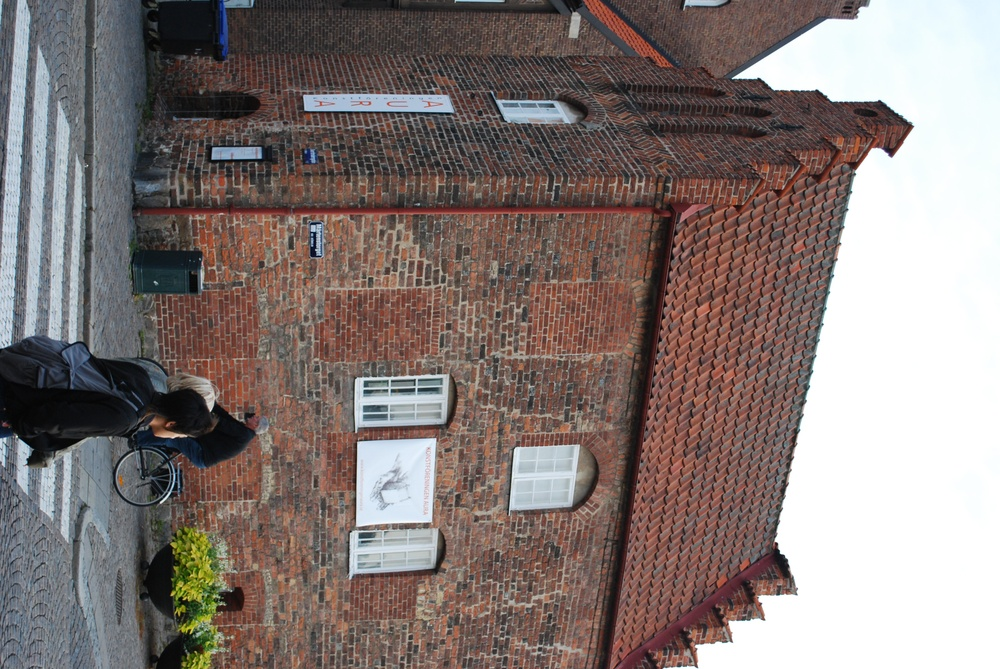
%> input picture assignment4/house1.jpg, 1000 x 669 px, shrunk from 3872 x 2592 before the run
$ octave computerExercise1.m   (GNU Octave 9; MATLAB toolbox functions it lacks are replaced by stand-ins)
%> lines starting %> are read from the running program, lines starting %| are printed output that depends on the picture
### assignment4/pflat.m
function out = pflat(coordinates)
    last_row = coordinates(end,:);
    dimension_of_input = size(coordinates);
    division_term = repmat(last_row,dimension_of_input(1),1);
    out = coordinates./ division_term;
end

### assignment4/computerExercise1.m

clear all
close all
load('compEx1data.mat')
%variables
iterations = 10;
points_subset_planes = 3;


X= pflat(X);
total_points = length(X);


%Least squares calculations
plane = leastSquare(X,"overall");


%Ransac
best_inlier_indicies = [];
best_sum = 0;
best_plane=[];

for i =1 : iterations
    randind = randi(total_points,[points_subset_planes,1]);
    plane = null (X (:, randind )');
    plane = plane ./ norm ( plane (1:3));
    inliers = abs ( plane'* X ) <= 0.1;
    total_inlier = sum(inliers);
    inidicies = find(inliers==1);
    if (best_sum<= total_inlier)
       best_sum = total_inlier;
       best_plane = plane;
       best_inlier_indicies = inliers;
    end
end
X_inliers_ransac= X(:,best_inlier_indicies);
ransac_rms = sqrt ( sum (( plane'* X_inliers_ransac).^2)/ size (X_inliers_ransac,2))
%plot
figure;
histogram(abs(plane'*X_inliers_ransac),100);
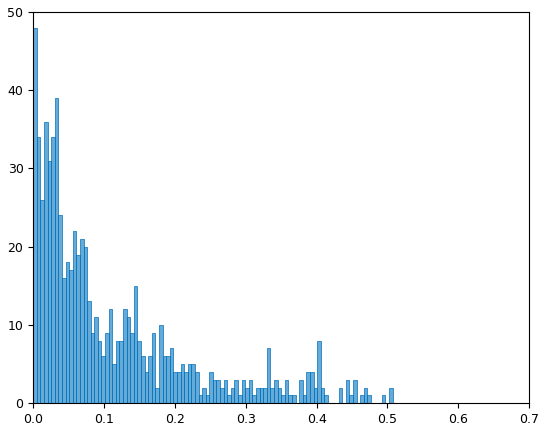
%> figure redrawn from the program's plot data; tallest bar 48 high, from x = 0 to 0.00507


%Least squares on the ransac inliers
plane = leastSquare(X_inliers_ransac,"Ransac");
%plot
figure;
histogram(abs(plane'*X_inliers_ransac),100);
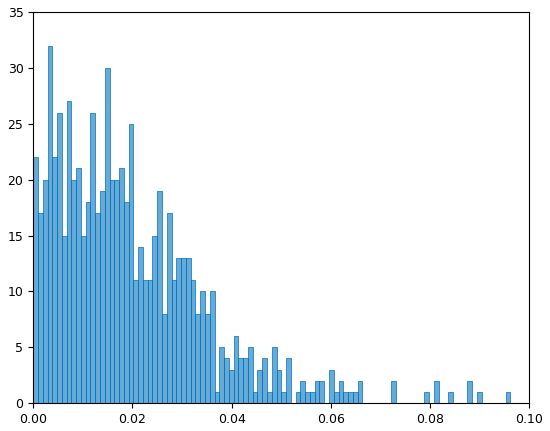
%> figure redrawn from the program's plot data; tallest bar 32 high, from x = 0.00289 to 0.00385

%inlier projection
P1 = cell2mat(P(1));
P2 = cell2mat(P(2));
x1 =pflat( P1* X_inliers_ransac);
x2 = pflat(P2 *X_inliers_ransac);
im1=imread('house1.jpg');
%> im1 is the input picture: size 669x1000x3 uint8; mean R, G, B 133.2, 121.6, 118.5
im2=imread('house2.jpg');
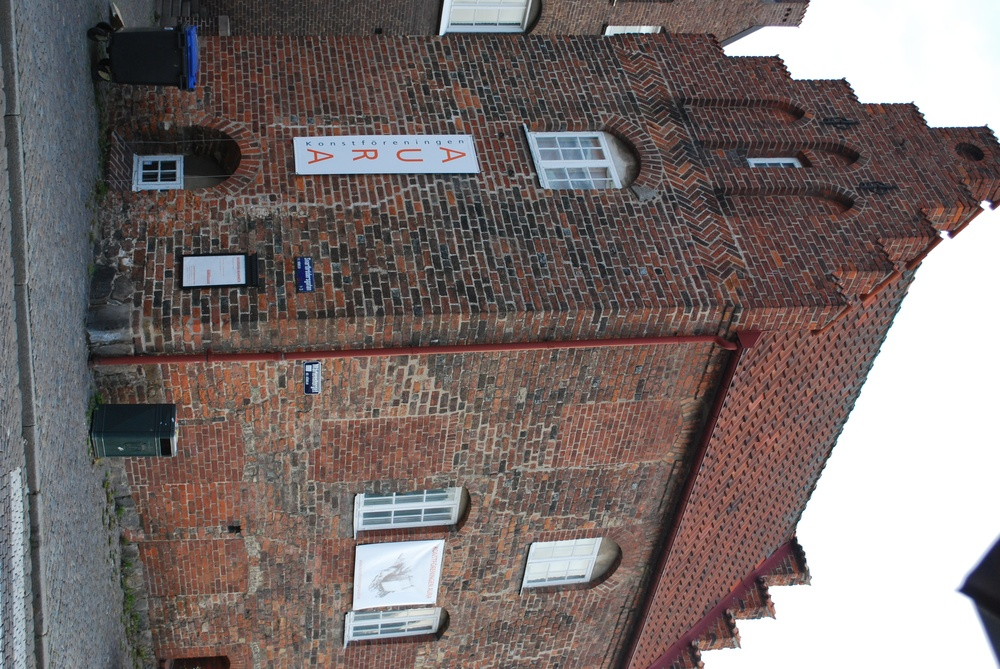
%> input picture assignment4/house2.jpg, 1000 x 669 px, shrunk from 3872 x 2592 before the run
%> im2 is the input picture: size 669x1000x3 uint8; mean R, G, B 121.1, 111, 109.5
% [12 lines of commented-out code are left out]
norm_P1 = inv(K)*P1;
norm_P2 = inv(K)*P2;
R = norm_P2(1:3,1:3);
t = norm_P2(:,4);
pi = pflat(plane);
H = (R-t*pi(1:3)');
points1_2d = pflat(norm_P1*X);
points2_2d = pflat(norm_P2*X);
new_points2_2d = K*pflat(H*points1_2d);
points2_2d = K*points2_2d;
points1_2d = K*points1_2d;
% [14 lines of commented-out code are left out]
function plane = leastSquare(X,term)
meanX = mean (X ,2);
Xtilde = (X-repmat(meanX,[1 size(X,2)]));
M = Xtilde (1:3 ,:)* Xtilde (1:3 ,:)';
[V , D ] = eig ( M );
coefficients = V(:,1); %smallest eigenvector of the M
local_calculation =meanX(1:3);
d= -(coefficients'*local_calculation); %given in the optional exercise
plane = [coefficients; d];
plane = plane ./ norm ( plane (1:3));
disp(term);
RMS = sqrt ( sum (( plane'* X ).^2)/ size (X ,2));
disp(RMS);
end
